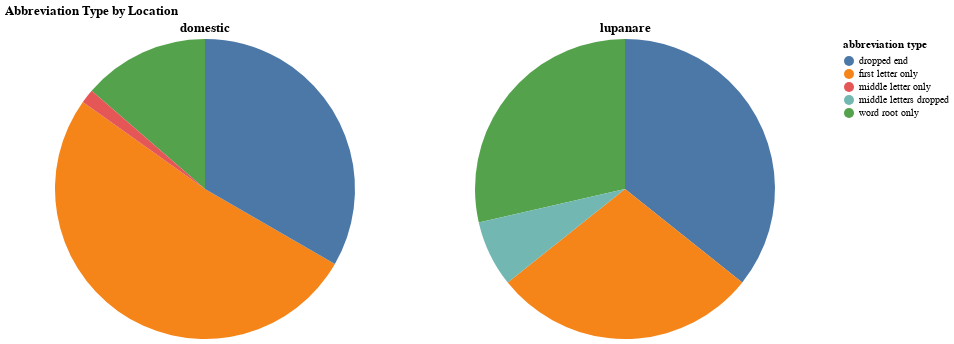

The cell this chart's notebook holds for it:
### Code cell
domestic = alt.Chart(df_domestic_counts).mark_arc().encode(
    theta='value:Q',
    color=alt.Color('abbreviation type:N', scale=alt.Scale(scheme='tableau10'))
).properties(
    title = 'domestic',
)

lupanare = alt.Chart(df_lupanare_counts).mark_arc().encode(
    theta='value:Q',
    color=alt.Color('abbreviation type:N', scale=alt.Scale(scheme='tableau10'))
).properties(
    title='lupanare',
)

full = domestic|lupanare

full.properties(title='Abbreviation Type by Location')

### Figure 1 — Vega-Lite specification as saved in the notebook (floating-point values rounded to 4 significant figures)
{"config": {"view": {"continuousWidth": 400, "continuousHeight": 300}}, "hconcat": [{"data": {"name": "data-4af8d0d372f852ba1e3baeac3f5e9380"}, "mark": "arc", "encoding": {"color": {"field": "abbreviation type", "scale": {"scheme": "tableau10"}, "type": "nominal"}, "theta": {"field": "value", "type": "quantitative"}}, "title": "domestic"}, {"data": {"name": "data-f835c60455e3ac33d269201d1a079456"}, "mark": "arc", "encoding": {"color": {"field": "abbreviation type", "scale": {"scheme": "tableau10"}, "type": "nominal"}, "theta": {"field": "value", "type": "quantitative"}}, "title": "lupanare"}], "title": "Abbreviation Type by Location", "$schema": "https://vega.github.io/schema/vega-lite/v4.17.0.json", "datasets": {"data-4af8d0d372f852ba1e3baeac3f5e9380": [{"abbreviation type": "first letter only", "value": 51.52}, {"abbreviation type": "dropped end", "value": 33.33}, {"abbreviation type": "word root only", "value": 13.64}, {"abbreviation type": "middle letter only", "value": 1.515}], "data-f835c60455e3ac33d269201d1a079456": [{"abbreviation type": "dropped end", "value": 35.71}, {"abbreviation type": "first letter only", "value": 28.57}, {"abbreviation type": "word root only", "value": 28.57}, {"abbreviation type": "middle letters dropped", "value": 7.143}]}}
